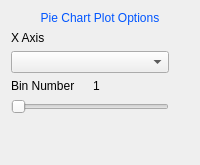
                      <widget class="QWidget" name="page_8">
                       <layout class="QGridLayout" name="gridLayout_21">
                        <item row="1" column="0">
                         <layout class="QGridLayout" name="gridLayout_20">
                          <item row="0" column="0">
                           <layout class="QVBoxLayout" name="verticalLayout_16">
                            <item>
                             <widget class="QLabel" name="PieXComboLabel">
                              <property name="sizePolicy">
                               <sizepolicy hsizetype="Preferred" vsizetype="Fixed">
                                <horstretch>0</horstretch>
                                <verstretch>0</verstretch>
                               </sizepolicy>
                              </property>
                              <property name="text">
                               <string>X Axis</string>
                              </property>
                             </widget>
                            </item>
                            <item>
                             <widget class="QComboBox" name="PieXAxis"/>
                            </item>
                            <item>
                             <layout class="QHBoxLayout" name="horizontalLayout_24">
                              <item>
                               <widget class="QLabel" name="PieBinNumLabel">
                                <property name="text">
                                 <string>Bin Number</string>
                                </property>
                               </widget>
                              </item>
                              <item>
                               <widget class="QLabel" name="PieBinNum">
                                <property name="text">
                                 <string>1</string>
                                </property>
                               </widget>
                              </item>
                             </layout>
                            </item>
                            <item>
                             <widget class="QSlider" name="PieBinNumSlider">
                              <property name="minimum">
                               <number>1</number>
                              </property>
                              <property name="orientation">
                               <enum>Qt::Horizontal</enum>
                              </property>
                             </widget>
                            </item>
                            <item>
                             <spacer name="verticalSpacer_12">
                              <property name="orientation">
                               <enum>Qt::Vertical</enum>
                              </property>
                              <property name="sizeHint" stdset="0">
                               <size>
                                <width>20</width>
                                <height>40</height>
                               </size>
                              </property>
                             </spacer>
                            </item>
                           </layout>
                          </item>
                          <item row="0" column="1">
                           <layout class="QVBoxLayout" name="verticalLayout_17">
                            <item>
                             <spacer name="verticalSpacer_13">
                              <property name="orientation">
                               <enum>Qt::Vertical</enum>
                              </property>
                              <property name="sizeHint" stdset="0">
                               <size>
                                <width>20</width>
                                <height>40</height>
                               </size>
                              </property>
                             </spacer>
                            </item>
                           </layout>
                          </item>
                         </layout>
                        </item>
                        <item row="0" column="0">
                         <widget class="QLabel" name="label_21">
                          <property name="text">
                           <string>&lt;html&gt;&lt;head/&gt;&lt;body&gt;&lt;p align=&quot;center&quot;&gt;&lt;span style=&quot; color:#0055ff;&quot;&gt;Pie Chart Plot Options&lt;/span&gt;&lt;/p&gt;&lt;/body&gt;&lt;/html&gt;</string>
                          </property>
                         </widget>
                        </item>
                       </layout>
                      </widget>
